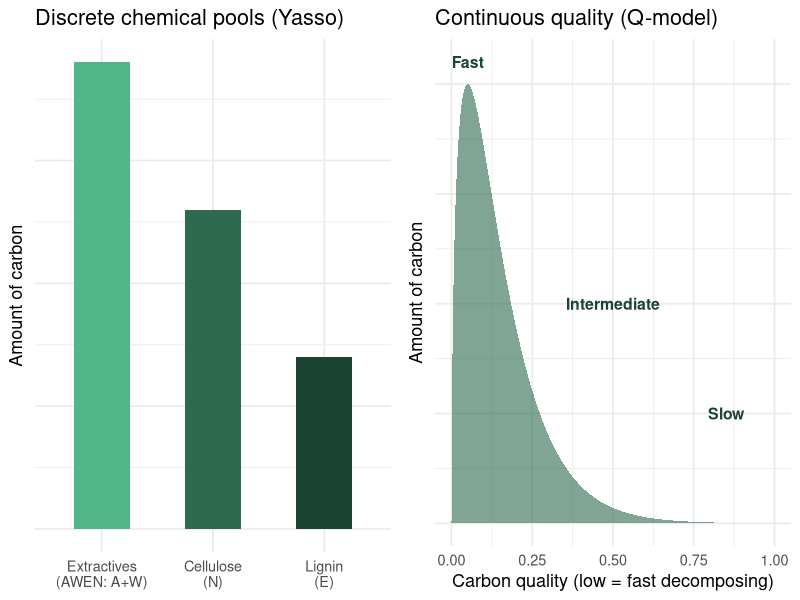
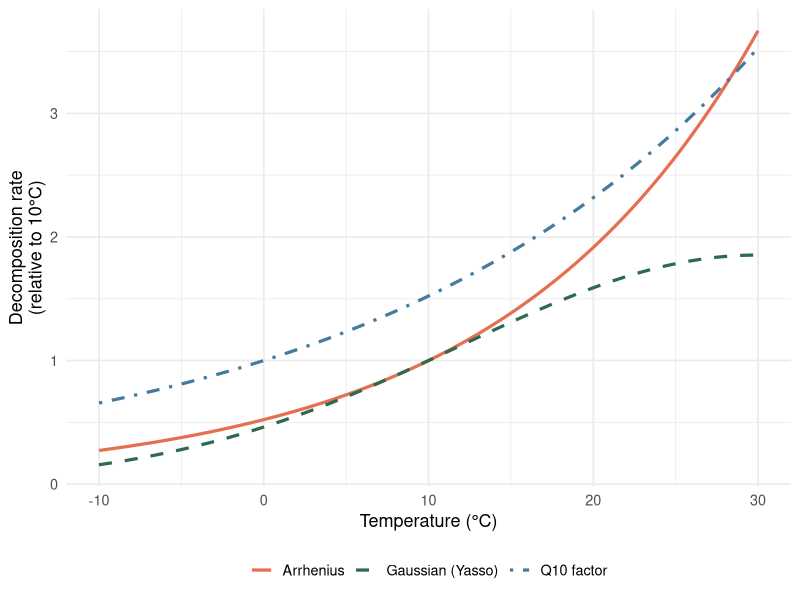
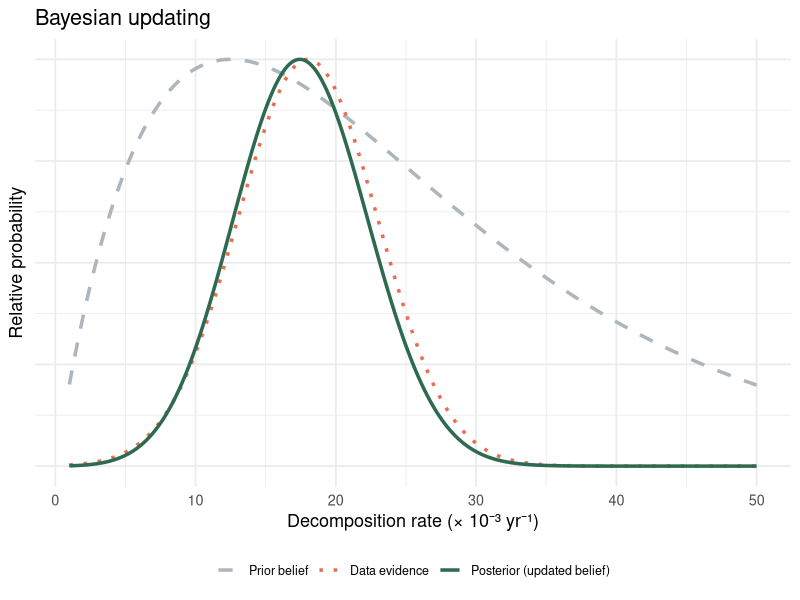
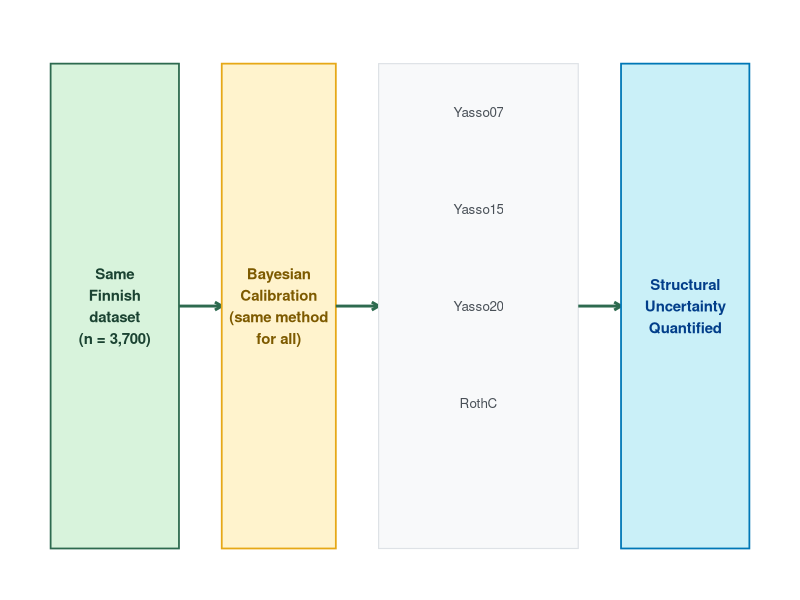
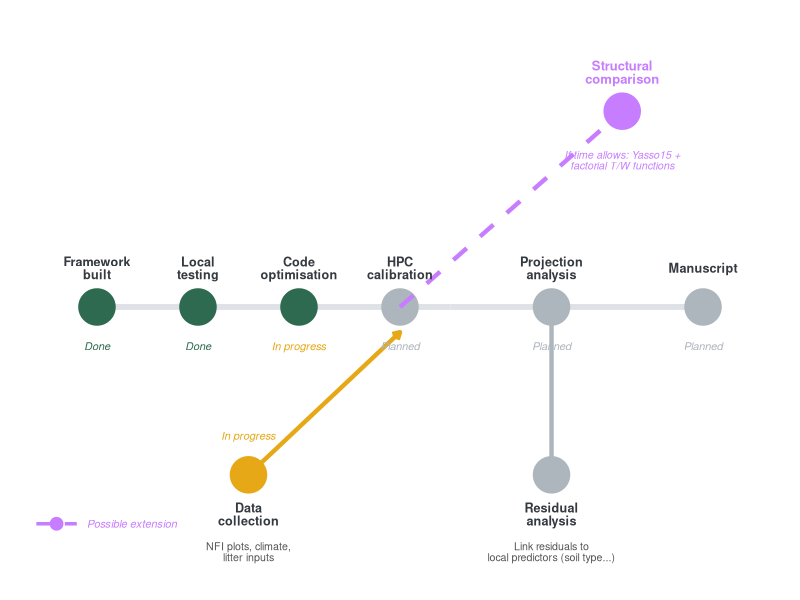

These figures' R source, in order:
## ---- chunk 1
knitr::opts_chunk$set(echo = FALSE, warning = FALSE, message = FALSE,
                      fig.retina = 3, fig.align = "center")
library(ggplot2)
library(dplyr)
library(tidyr)
## ---- chunk 2
set.seed(42)
n <- 1000
x <- seq(0, 1, length.out = 300)

# Continuous quality distribution
continuous_density <- dgamma(x * 10, shape = 1.5, rate = 1) 
continuous_density <- continuous_density / max(continuous_density)

# Discrete pools — approximation
pool_positions <- c(0.08, 0.35, 0.75)
pool_heights <- c(0.95, 0.75, 0.45)
pool_widths <- c(0.07, 0.08, 0.1)

df_cont <- data.frame(x = x, y = continuous_density)

p1 <- ggplot() +
  geom_area(data = df_cont, aes(x = x, y = y), fill = "#2d6a4f", alpha = 0.6) +
  annotate("text", x = 0.05, y = 1.05, label = "Fast", colour = "#1b4332", size = 4, fontface = "bold") +
  annotate("text", x = 0.5,  y = 0.5,  label = "Intermediate", colour = "#1b4332", size = 4, fontface = "bold") +
  annotate("text", x = 0.85, y = 0.25, label = "Slow", colour = "#1b4332", size = 4, fontface = "bold") +
  labs(title = "Continuous quality (Q-model)",
       x = "Carbon quality (low = fast decomposing)",
       y = "Amount of carbon") +
  theme_minimal(base_size = 13) +
  theme(axis.text.y = element_blank(), axis.ticks.y = element_blank())

# Discrete pools
pool_df <- data.frame(
  Pool = factor(c("Extractives\n(AWEN: A+W)", "Cellulose\n(N)", "Lignin\n(E)"),
                levels = c("Extractives\n(AWEN: A+W)", "Cellulose\n(N)", "Lignin\n(E)")),
  Amount = c(0.95, 0.65, 0.35),
  Rate = c("Fast\n(years)", "Medium\n(decades)", "Slow\n(centuries)")
)

p2 <- ggplot(pool_df, aes(x = Pool, y = Amount, fill = Pool)) +
  geom_col(width = 0.5, show.legend = FALSE) +
  scale_fill_manual(values = c("#52b788", "#2d6a4f", "#1b4332")) +
  labs(title = "Discrete chemical pools (Yasso)",
       x = NULL, y = "Amount of carbon") +
  theme_minimal(base_size = 13) +
  theme(axis.text.y = element_blank(), axis.ticks.y = element_blank())

gridExtra::grid.arrange(p2, p1, ncol = 2)
## ---- chunk 3
temp <- seq(-10, 30, 0.1)

# Three different temperature response functions
q10_response <- exp(log(1.522536) * temp / 10)        # Q10 = 2
arrhenius <- exp(0.065 * (temp - 10))           # Arrhenius-like
gaussian   <- exp(-0.5 * ((temp - 30) / 18)^2) * 2.5 # Gaussian (Yasso)
gaussian <- gaussian / gaussian[which.min(abs(temp - 10))]

df_temp <- data.frame(
  Temperature = rep(temp, 3),
  Response = c(q10_response, arrhenius, gaussian),
  Model = rep(c("Q10 factor", "Arrhenius", "Gaussian (Yasso)"), each = length(temp))
)

ggplot(df_temp, aes(x = Temperature, y = Response, colour = Model, linetype = Model)) +
  geom_line(size = 1.1) +
  scale_colour_manual(values = c("#e76f51", "#2d6a4f", "#457b9d")) +
  scale_linetype_manual(values = c("solid", "dashed", "dotdash")) +
  labs(x = "Temperature (°C)", y = "Decomposition rate\n(relative to 10°C)",
       colour = NULL, linetype = NULL) +
  theme_minimal(base_size = 13) +
  theme(legend.position = "bottom")
## ---- chunk 4
x_vals <- seq(0.001, 0.05, length.out = 300)

prior_vals <- dgamma(x_vals, shape = 2, rate = 80)
prior_vals <- prior_vals / max(prior_vals)

likelihood_peak <- 0.018
likelihood_vals <- dnorm(x_vals, mean = likelihood_peak, sd = 0.005)
likelihood_vals <- likelihood_vals / max(likelihood_vals)

posterior_vals <- prior_vals * likelihood_vals
posterior_vals <- posterior_vals / max(posterior_vals)

df_bayes <- data.frame(
  x = rep(x_vals, 3),
  y = c(prior_vals, likelihood_vals, posterior_vals),
  Component = rep(c("Prior belief", "Data evidence", "Posterior (updated belief)"),
                  each = length(x_vals))
) %>%
  mutate(Component = factor(Component, levels = c("Prior belief", "Data evidence", "Posterior (updated belief)")))

ggplot(df_bayes, aes(x = x * 1000, y = y, colour = Component, linetype = Component)) +
  geom_line(size = 1.2) +
  scale_colour_manual(values = c("#adb5bd", "#e76f51", "#2d6a4f")) +
  scale_linetype_manual(values = c("dashed", "dotted", "solid")) +
  labs(x = "Decomposition rate (× 10⁻³ yr⁻¹)", y = "Relative probability",
       colour = NULL, linetype = NULL,
       title = "Bayesian updating") +
  theme_minimal(base_size = 13) +
  theme(legend.position = "bottom",
        axis.text.y = element_blank(),
        axis.ticks.y = element_blank(),
        legend.text = element_text(size = 9))
## ---- chunk 5
ggplot() +
  annotate("rect", xmin = 0.3, xmax = 1.2, ymin = 0.5, ymax = 4.5,
           fill = "#d8f3dc", colour = "#2d6a4f", linewidth = 0.6) +
  annotate("text", x = 0.75, y = 2.5, label = "Same\nFinnish\ndataset\n(n = 3,700)",
           size = 3.8, colour = "#1b4332", fontface = "bold", hjust = 0.5) +
  annotate("segment", x = 1.2, xend = 1.5, y = 2.5, yend = 2.5,
           arrow = arrow(length = unit(0.2, "cm")), colour = "#2d6a4f", linewidth = 1) +
  annotate("rect", xmin = 1.5, xmax = 2.3, ymin = 0.5, ymax = 4.5,
           fill = "#fff3cd", colour = "#e6a817", linewidth = 0.6) +
  annotate("text", x = 1.9, y = 2.5, label = "Bayesian\nCalibration\n(same method\nfor all)",
           size = 3.8, colour = "#7d5a00", fontface = "bold", hjust = 0.5) +
  annotate("segment", x = 2.3, xend = 2.6, y = 2.5, yend = 2.5,
           arrow = arrow(length = unit(0.2, "cm")), colour = "#2d6a4f", linewidth = 1) +
  annotate("rect", xmin = 2.6, xmax = 4.0, ymin = 0.5, ymax = 4.5,
           fill = "#f8f9fa", colour = "#dee2e6", linewidth = 0.4) +
  annotate("text", x = 3.3, y = 4.1, label = "Yasso07", size = 3.4, colour = "#495057") +
  annotate("text", x = 3.3, y = 3.3, label = "Yasso15", size = 3.4, colour = "#495057") +
  annotate("text", x = 3.3, y = 2.5, label = "Yasso20", size = 3.4, colour = "#495057") +
  annotate("text", x = 3.3, y = 1.7, label = "RothC",   size = 3.4, colour = "#495057") +
  annotate("segment", x = 4.0, xend = 4.3, y = 2.5, yend = 2.5,
           arrow = arrow(length = unit(0.2, "cm")), colour = "#2d6a4f", linewidth = 1) +
  annotate("rect", xmin = 4.3, xmax = 5.2, ymin = 0.5, ymax = 4.5,
           fill = "#caf0f8", colour = "#0077b6", linewidth = 0.6) +
  annotate("text", x = 4.75, y = 2.5, label = "Structural\nUncertainty\nQuantified",
           size = 3.8, colour = "#023e8a", fontface = "bold", hjust = 0.5) +
  xlim(0.2, 5.3) + ylim(0.3, 4.8) +
  theme_void()
## ---- chunk 6
library(knitr)
df <- data.frame(
  Model    = c("Yasso07", "Yasso15", "Yasso20", "RothC"),
  Origin   = c("Finland", "Finland", "Finland", "UK"),
  Pools    = c("5 (AWEN + humus)", "5 (AWEN + humus)", "5 (AWEN + humus)", "5 functional"),
  `Pool structure` = c("Chemical", "Chemical", "Chemical", "Functional"),
  `Temp. response` = c(
    "Gaussian — single scalar ξ, same for all pools",
    "Gaussian — pool-specific ξ (α, β per pool)",
    "Gaussian — pool-specific ξ and monthly calculation",
    "Q10 — single scalar ξ, fixed Q10 = 1.44"
  ),
  `Time step` = c("Annual", "Annual", "Annual", "Monthly"),
  check.names = FALSE
)
kable(df, format = "html", align = "llllll",
      table.attr = 'style="width:100%; font-size:0.76em; margin-top:0.3em;"')
## ---- chunk 7
library(ggplot2)
library(grid)

ggplot() +
  # ── Main timeline line ──────────────────────────────────────────
  annotate("segment", x=1, xend=4.5, y=2, yend=2,
           colour="#dee2e6", linewidth=2) +
  annotate("segment", x=4.5, xend=7, y=2, yend=2,
           colour="#dee2e6", linewidth=2) +

  # ── Data collection branch (enters HPC calibration) ─────────────
  annotate("segment", x=2.5, xend=4, y=0.8, yend=1.82,
           colour="#e6a817", linewidth=1.5,
           arrow=arrow(length=unit(0.2,"cm"))) +
  annotate("point", x=2.5, y=0.8, size=12, colour="#e6a817") +
  annotate("text", x=2.5, y=0.52,
           label="Data\ncollection",
           size=3.2, fontface="bold", colour="#343a40", lineheight=0.85) +
  annotate("text", x=2.5, y=0.25,
           label="NFI plots, climate,\nlitter inputs",
           size=2.7, colour="#555555", lineheight=0.85) +
  annotate("text", x=2.5, y=1.08,
           label="In progress", size=2.8, fontface="italic", colour="#e6a817") +

  # ── Main nodes ──────────────────────────────────────────────────
  annotate("point", x=1,   y=2, size=12, colour="#2d6a4f") +
  annotate("point", x=2,   y=2, size=12, colour="#2d6a4f") +
  annotate("point", x=3,   y=2, size=12, colour="#2d6a4f") +
  annotate("point", x=4,   y=2, size=12, colour="#adb5bd") +
  annotate("point", x=5.5, y=2, size=12, colour="#adb5bd") +
  annotate("point", x=7,   y=2, size=12, colour="#adb5bd") +

  # ── Branch 1: residual analysis ─────────────────────────────────
  annotate("segment", x=5.5, xend=5.5, y=2, yend=0.8,
           colour="#adb5bd", linewidth=1.5,
           arrow=arrow(length=unit(0.2,"cm"))) +
  annotate("point", x=5.5, y=0.8, size=12, colour="#adb5bd") +
  annotate("text", x=5.5, y=0.52,
           label="Residual\nanalysis",
           size=3.2, fontface="bold", colour="#343a40", lineheight=0.85) +
  annotate("text", x=5.5, y=0.25,
           label="Link residuals to\nlocal predictors (soil type...)",
           size=2.7, colour="#555555", lineheight=0.85) +

  # ── Branch 2: structural comparison (dashed, possible) ──────────
  annotate("segment", x=4, xend=6.2, y=2, yend=3.4,
           colour="#c77dff", linewidth=1.5, linetype="dashed",
           arrow=arrow(length=unit(0.2,"cm"))) +
  annotate("point", x=6.2, y=3.4, size=12, colour="#c77dff") +
  annotate("text", x=6.2, y=3.68,
           label="Structural\ncomparison",
           size=3.3, fontface="bold", colour="#c77dff", lineheight=0.85) +
  annotate("text", x=6.2, y=3.05,
           label="If time allows: Yasso15 +\nfactorial T/W functions",
           size=2.7, colour="#c77dff", lineheight=0.85, fontface="italic") +

  # ── Labels above main nodes ──────────────────────────────────────
  annotate("text", x=1,   y=2.28, label="Framework\nbuilt",     size=3.2, fontface="bold", colour="#343a40", lineheight=0.85) +
  annotate("text", x=2,   y=2.28, label="Local\ntesting",       size=3.2, fontface="bold", colour="#343a40", lineheight=0.85) +
  annotate("text", x=3,   y=2.28, label="Code\noptimisation",   size=3.2, fontface="bold", colour="#343a40", lineheight=0.85) +
  annotate("text", x=4,   y=2.28, label="HPC\ncalibration",     size=3.2, fontface="bold", colour="#343a40", lineheight=0.85) +
  annotate("text", x=5.5, y=2.28, label="Projection\nanalysis", size=3.2, fontface="bold", colour="#343a40", lineheight=0.85) +
  annotate("text", x=7,   y=2.28, label="Manuscript",           size=3.2, fontface="bold", colour="#343a40", lineheight=0.85) +

  # ── Status labels below main nodes ──────────────────────────────
  annotate("text", x=1,   y=1.72, label="Done",        size=2.8, fontface="italic", colour="#2d6a4f") +
  annotate("text", x=2,   y=1.72, label="Done",        size=2.8, fontface="italic", colour="#2d6a4f") +
  annotate("text", x=3,   y=1.72, label="In progress",        size=2.8, fontface="italic", colour="#e6a817") +
  annotate("text", x=4,   y=1.72, label="Planned", size=2.8, fontface="italic", colour="#adb5bd") +
  annotate("text", x=5.5, y=1.72, label="Planned",     size=2.8, fontface="italic", colour="#adb5bd") +
  annotate("text", x=7,   y=1.72, label="Planned",     size=2.8, fontface="italic", colour="#adb5bd") +

  # ── Legend ───────────────────────────────────────────────────────
  annotate("point",   x=0.6, y=0.45, size=4,  colour="#c77dff") +
  annotate("segment", x=0.4, xend=0.8, y=0.45, yend=0.45,
           colour="#c77dff", linewidth=1.2, linetype="dashed") +
  annotate("text", x=0.9, y=0.45, label="Possible extension", hjust=0,
           size=2.8, colour="#c77dff", fontface="italic") +

  xlim(0.4, 7.6) + ylim(0.1, 4.0) +
  theme_void() +
  theme(legend.position = "none")
